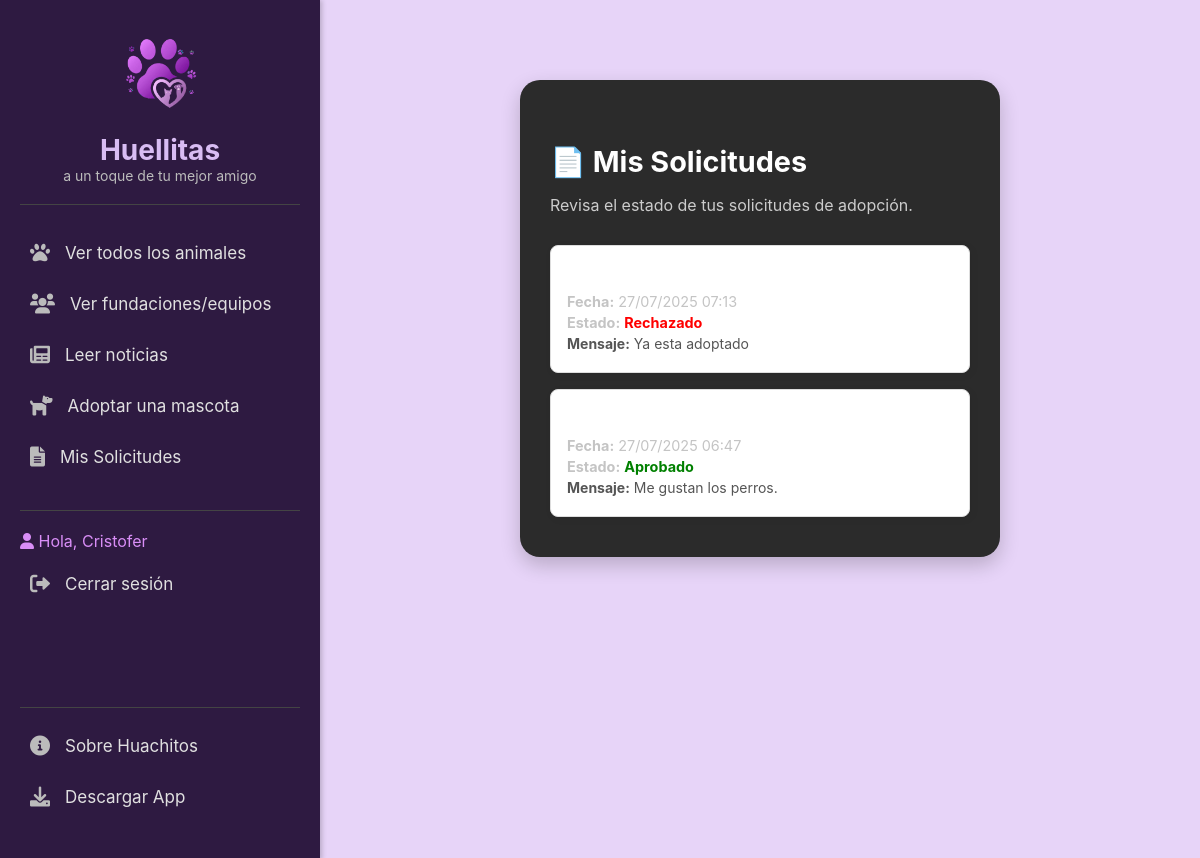
The app's page /mis-solicitudes/ (signed in) with its own data.
### usuarios/models.py (models this page shows)
class Usuario(AbstractUser):
    ROLES = (
        ('adoptante', 'Adoptante'),
        ('centro', 'Centro de Adopción'),
    )
    rol = models.CharField(max_length=20, choices=ROLES, default='adoptante')

### api/models.py (models this page shows, shortened)
class SolicitudAdopcion(models.Model):
    usuario        = models.ForeignKey(Usuario, on_delete=models.CASCADE, null=True)
    nombre_completo= models.CharField(max_length=100)
    email          = models.EmailField()
    telefono       = models.CharField(max_length=20)
    mascota        = models.ForeignKey(Mascota, on_delete=models.CASCADE)
    mensaje        = models.TextField()
    estado         = models.CharField(max_length=20, default="Pendiente")
    fecha_solicitud= models.DateTimeField(auto_now_add=True)

### api/views.py (the view)
# urls.py: path('mis-solicitudes/', mis_solicitudes_view, name='mis_solicitudes'),
@login_required(login_url='login')
def mis_solicitudes_view(request):
    solicitudes = SolicitudAdopcion.objects.filter(usuario=request.user).order_by('-fecha_solicitud')
    return render(request, 'adopcion_perros/mis_solicitudes.html', {'solicitudes': solicitudes})

### api/templates/adopcion_perros/mis_solicitudes.html (shortened to what this page needs)
{% extends 'adopcion_perros/base.html' %}
{% load static %}
{% block extra_css %}
<link rel="stylesheet" href="{% static 'adopcion_perros/css/estilos_formularios_adopcion2.css' %}">
{% endblock %}
{% block content %}
<div class="form-container">
  <div class="form-box">
    <div class="form-header">
      <h2>📄 Mis Solicitudes</h2>
      <p>Revisa el estado de tus solicitudes de adopción.</p>
    </div>
    {% if solicitudes %}
      <div class="solicitudes-list" style="display:flex; flex-direction:column; gap:16px; margin-top:16px;">
        {% for s in solicitudes %}
          <div class="solicitud-card" style="border:1px solid #ddd; border-radius:8px; padding:16px; background:#fff; box-shadow:2px 2px 8px rgba(0,0,0,0.05);">
            <h3 style="margin:0 0 8px;">{{ s.mascota.nombre }} ({{ s.mascota.tipo }})</h3>
            <p style="margin:4px 0;"><strong>Fecha:</strong> {{ s.fecha_solicitud|date:"d/m/Y H:i" }}</p>
            <p style="margin:4px 0;"><strong>Estado:</strong>
              {% if s.estado == 'Aprobado' %}
                <span style="color:green; font-weight:bold;">Aprobado</span>
              {% elif s.estado == 'Rechazado' %}
                <span style="color:red; font-weight:bold;">Rechazado</span>
              {% else %}
                <span style="color:orange; font-weight:bold;">{{ s.estado }}</span>
              {% endif %}
            </p>
            <p style="margin:4px 0; font-size:14px; color:#555;"><strong>Mensaje:</strong> {{ s.mensaje }}</p>
          </div>
        {% endfor %}
      </div>
    {% else %}
      <p style="text-align:center; color:#666; margin-top:40px;">
        Aún no has realizado ninguna solicitud de adopción.
      </p>
    {% endif %}
  </div>
</div>
{% endblock %}

### api/templates/adopcion_perros/base.html (shortened to what this page needs)
{% load static %}
<!DOCTYPE html>
<html lang="es">
<head>
    <link rel="stylesheet" href="{% static 'adopcion_perros/css/style.css' %}">
    {% block extra_css %}{% endblock %}
    <link rel="stylesheet" href="https://cdnjs.cloudflare.com/ajax/libs/font-awesome/6.0.0-beta3/css/all.min.css">
</head>
<body>
<div class="container">
    <aside class="sidebar">
        <div class="logo">
            <a href="{% url 'index' %}"><img src="{% static 'adopcion_perros/img/Logo.png' %}" alt="Logo Huellitas" class="logo-img"></a>
            <h1>Huellitas</h1>
            <p>a un toque de tu mejor amigo</p>
        </div>
        <nav class="main-nav">
            <ul>
                <li><a href="{% url 'catalogo' %}"><i class="fas fa-paw"></i> Ver todos los animales</a></li>
                <li><a href="{% url 'fundaciones' %}"><i class="fas fa-users"></i> Ver fundaciones/equipos</a></li>
                <li><a href="{% url 'noticias' %}"><i class="fas fa-newspaper"></i> Leer noticias</a></li>
                <li><a href="{% url 'adoptar' %}"><i class="fas fa-dog"></i> Adoptar una mascota</a></li>
                <li><a href="{% url 'mis_solicitudes' %}"><i class="fas fa-file-alt"></i> Mis Solicitudes</a></li>
            </ul>
        </nav>
        <div class="divider"></div>
        <div class="auth-links">
            <ul>
                {% if user.is_authenticated %}
            <li>
                <span><i class="fas fa-user"></i> Hola, {{ user.username|title }}</span>
            </li>
                    <li><a href="{% url 'logout' %}"><i class="fas fa-sign-out-alt"></i> Cerrar sesión</a></li>
                {% else %}
                    <li><a href="{% url 'login' %}"><i class="fas fa-user-circle"></i> Iniciar sesión / Regístrate</a></li>
                {% endif %}
            </ul>
        </div>
        <div class="sidebar-footer">
            <ul>
                <li><a href="#info"><i class="fas fa-info-circle"></i> Sobre Huachitos</a></li>
                <li><a href="#descarga"><i class="fas fa-download"></i> Descargar App</a></li>
            </ul>
        </div>
    </aside>
    <main class="main-content">
        {% block content %}{% endblock %}
    </main>
</div>
</body>
</html>

### api/static/adopcion_perros/CSS/style.css (style rules this page uses)
body { font-family: 'Poppins', sans-serif; margin: 0; padding: 0; background-color: #d8bcf3; color: #d98ef7; display: flex; justify-content: center; min-height: 100vh; }
.container { display: flex; width: 100%; max-width: 1920px; }
.sidebar { width: 280px; background-color: #2e1a41; padding: 30px 20px; box-shadow: 2px 0 5px rgba(0,0,0,0.2); display: flex; flex-direction: column; position: sticky; top: 0; height: 100vh; overflow-y: auto; }
.sidebar .logo { margin-bottom: 30px; padding-bottom: 20px; border-bottom: 1px solid #444; }
.sidebar .logo h1 { font-size: 28px; color: #d8bcf3; margin: 0; }
.sidebar .logo p { font-size: 14px; color: #bbb; margin: 0; }
.sidebar .main-nav ul, .sidebar .auth-links ul, .sidebar .sidebar-footer ul { list-style: none; padding: 0; margin: 0; }
.sidebar .main-nav li, .sidebar .auth-links li, .sidebar .sidebar-footer li { margin-bottom: 15px; }
.sidebar .main-nav a, .sidebar .auth-links a, .sidebar .sidebar-footer a { text-decoration: none; color: #e0e0e0; font-size: 17px; display: flex; align-items: center; padding: 8px 10px; border-radius: 5px; transition: background-color 0.3s ease, color 0.3s ease; }
.sidebar .main-nav a i, .sidebar .auth-links a i, .sidebar .sidebar-footer a i { margin-right: 15px; font-size: 20px; color: #bbb; }
.sidebar .divider { border-top: 1px solid #444; margin: 20px 0; }
.sidebar .sidebar-footer { margin-top: auto; padding-top: 20px; border-top: 1px solid #444; }
.main-content { flex-grow: 1; padding: 40px; background-color: #e7d4f8; }
.form-box { background-color: #2b2b2b; padding: 40px 30px; border-radius: 20px; box-shadow: 0px 8px 20px rgba(0, 0, 0, 0.2); color: white; max-width: 350px; margin: 0 auto; }
.form-box h2 { margin-bottom: 10px; color: #ffffff; }
.form-box p { color: #c4c4c4; font-size: 0.9rem; margin-bottom: 20px; }
.logo { text-align: center; margin-bottom: 30px; }
.logo-img { width: 100px; height: auto; margin-bottom: 10px; display: inline-block; }
.logo h1 { font-size: 24px; color: #d8bcf3; margin: 5px 0; }
.logo p { font-size: 13px; color: #bbb; margin: 0; }
.main-content { flex: 1; padding: 40px; background-color: #e7d4f8; overflow-x: hidden; }

### api/static/adopcion_perros/CSS/estilos_formularios_adopcion2.css (style rules this page uses)
body { margin: 0; padding: 0; background-color: #e8d2f2; font-family: 'Inter', sans-serif; display: flex; align-items: center; justify-content: center; min-height: 100vh; }
.form-container { display: flex; justify-content: center; padding: 40px 20px; width: 100%; box-sizing: border-box; }
.form-box { background-color: #2b2b2b; padding: 40px 30px; border-radius: 20px; box-shadow: 0px 8px 20px rgba(0, 0, 0, 0.2); color: white; max-width: 480px; width: 100%; box-sizing: border-box; }
.form-header h2 { font-size: 1.8rem; margin-bottom: 10px; }
.form-header p { color: #ccc; font-size: 1rem; margin-bottom: 30px; }

### records on screen
Usuario: username "Cristofer"
SolicitudAdopcion: fecha_solicitud "27/07/2025 07:13", estado "Rechazado", mensaje "Ya esta adoptado"
SolicitudAdopcion: fecha_solicitud "27/07/2025 06:47", estado "Aprobado", mensaje "Me gustan los perros."
